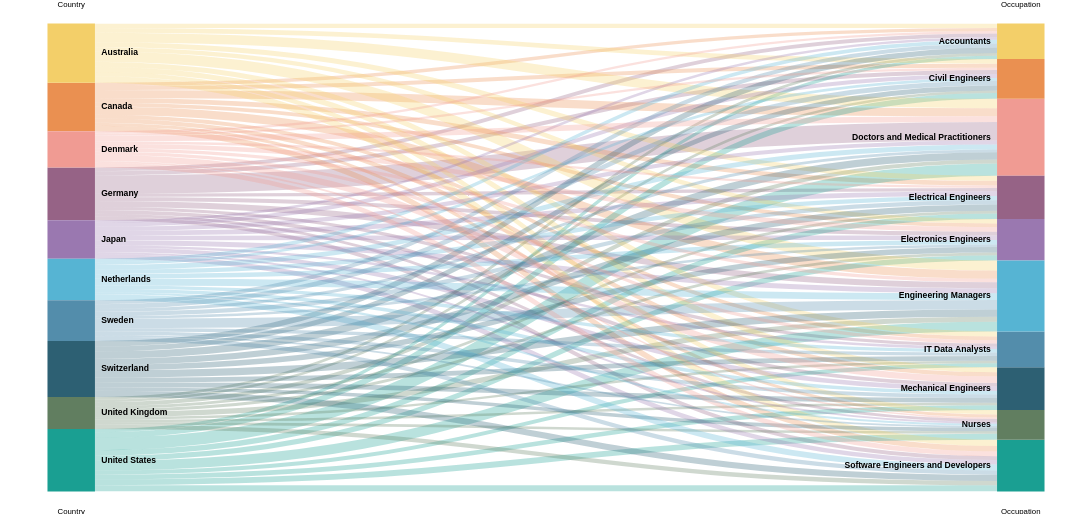

Vega-Lite specification for this chart:
### Vega specification from a JSON file in a GitHub repository (floating-point values rounded to 4 significant figures)
{"$schema": "https://vega.github.io/schema/vega/v3.0.json", "height": 600, "width": 1400, "data": [{"name": "rawData", "values": [{"Country": "Germany", "Occupation": "Software Engineers and Developers", "Count": 73538}, {"Country": "Germany", "Occupation": "Electronics Engineers", "Count": 73678}, {"Country": "Germany", "Occupation": "Mechanical Engineers", "Count": 68558}, {"Country": "Germany", "Occupation": "Nurses", "Count": 54238}, {"Country": "Germany", "Occupation": "Doctors and Medical Practitioners", "Count": 356390}, {"Country": "Germany", "Occupation": "Civil Engineers", "Count": 78416}, {"Country": "Germany", "Occupation": "Electrical Engineers", "Count": 63941}, {"Country": "Germany", "Occupation": "Accountants", "Count": 72633}, {"Country": "Germany", "Occupation": "IT Data Analysts", "Count": 60966}, {"Country": "Germany", "Occupation": "Engineering Managers", "Count": 115561}, {"Country": "Canada", "Occupation": "Software Engineers and Developers", "Count": 103257}, {"Country": "Canada", "Occupation": "Electronics Engineers", "Count": 71004}, {"Country": "Canada", "Occupation": "Mechanical Engineers", "Count": 82025}, {"Country": "Canada", "Occupation": "Nurses", "Count": 59838}, {"Country": "Canada", "Occupation": "Doctors and Medical Practitioners", "Count": 155630}, {"Country": "Canada", "Occupation": "Civil Engineers", "Count": 78114}, {"Country": "Canada", "Occupation": "Electrical Engineers", "Count": 90884}, {"Country": "Canada", "Occupation": "Accountants", "Count": 63280}, {"Country": "Canada", "Occupation": "IT Data Analysts", "Count": 70321}, {"Country": "Canada", "Occupation": "Engineering Managers", "Count": 159588}, {"Country": "United States", "Occupation": "Software Engineers and Developers", "Count": 119007}, {"Country": "United States", "Occupation": "Electronics Engineers", "Count": 100090}, {"Country": "United States", "Occupation": "Mechanical Engineers", "Count": 89856}, {"Country": "United States", "Occupation": "Nurses", "Count": 113228}, {"Country": "United States", "Occupation": "Doctors and Medical Practitioners", "Count": 233984}, {"Country": "United States", "Occupation": "Civil Engineers", "Count": 111666}, {"Country": "United States", "Occupation": "Electrical Engineers", "Count": 105308}, {"Country": "United States", "Occupation": "Accountants", "Count": 62226}, {"Country": "United States", "Occupation": "IT Data Analysts", "Count": 77521}, {"Country": "United States", "Occupation": "Engineering Managers", "Count": 187915}, {"Country": "United Kingdom", "Occupation": "Software Engineers and Developers", "Count": 83059}, {"Country": "United Kingdom", "Occupation": "Electronics Engineers", "Count": 55372}, {"Country": "United Kingdom", "Occupation": "Mechanical Engineers", "Count": 48766}, {"Country": "United Kingdom", "Occupation": "Nurses", "Count": 49414}, {"Country": "United Kingdom", "Occupation": "Doctors and Medical Practitioners", "Count": 78967}, {"Country": "United Kingdom", "Occupation": "Civil Engineers", "Count": 50316}, {"Country": "United Kingdom", "Occupation": "Electrical Engineers", "Count": 52470}, {"Country": "United Kingdom", "Occupation": "Accountants", "Count": 52603}, {"Country": "United Kingdom", "Occupation": "IT Data Analysts", "Count": 46405}, {"Country": "United Kingdom", "Occupation": "Engineering Managers", "Count": 100579}, {"Country": "Australia", "Occupation": "Software Engineers and Developers", "Count": 121850}, {"Country": "Australia", "Occupation": "Electronics Engineers", "Count": 85000}, {"Country": "Australia", "Occupation": "Mechanical Engineers", "Count": 100011}, {"Country": "Australia", "Occupation": "Nurses", "Count": 85000}, {"Country": "Australia", "Occupation": "Doctors and Medical Practitioners", "Count": 180000}, {"Country": "Australia", "Occupation": "Civil Engineers", "Count": 91250}, {"Country": "Australia", "Occupation": "Electrical Engineers", "Count": 97000}, {"Country": "Australia", "Occupation": "Accountants", "Count": 89500}, {"Country": "Australia", "Occupation": "IT Data Analysts", "Count": 96000}, {"Country": "Australia", "Occupation": "Engineering Managers", "Count": 194500}, {"Country": "Japan", "Occupation": "Software Engineers and Developers", "Count": 89000}, {"Country": "Japan", "Occupation": "Electronics Engineers", "Count": 85948}, {"Country": "Japan", "Occupation": "Mechanical Engineers", "Count": 85948}, {"Country": "Japan", "Occupation": "Nurses", "Count": 37084}, {"Country": "Japan", "Occupation": "Doctors and Medical Practitioners", "Count": 80183}, {"Country": "Japan", "Occupation": "Civil Engineers", "Count": 77627}, {"Country": "Japan", "Occupation": "Electrical Engineers", "Count": 90079}, {"Country": "Japan", "Occupation": "Accountants", "Count": 47595}, {"Country": "Japan", "Occupation": "IT Data Analysts", "Count": 47782}, {"Country": "Japan", "Occupation": "Engineering Managers", "Count": 96320}, {"Country": "Switzerland", "Occupation": "Software Engineers and Developers", "Count": 118000}, {"Country": "Switzerland", "Occupation": "Electronics Engineers", "Count": 102749}, {"Country": "Switzerland", "Occupation": "Mechanical Engineers", "Count": 92282}, {"Country": "Switzerland", "Occupation": "Nurses", "Count": 69552}, {"Country": "Switzerland", "Occupation": "Doctors and Medical Practitioners", "Count": 138151}, {"Country": "Switzerland", "Occupation": "Civil Engineers", "Count": 95048}, {"Country": "Switzerland", "Occupation": "Electrical Engineers", "Count": 120000}, {"Country": "Switzerland", "Occupation": "Accountants", "Count": 107000}, {"Country": "Switzerland", "Occupation": "IT Data Analysts", "Count": 92598}, {"Country": "Switzerland", "Occupation": "Engineering Managers", "Count": 138257}, {"Country": "Netherlands", "Occupation": "Software Engineers and Developers", "Count": 112737}, {"Country": "Netherlands", "Occupation": "Electronics Engineers", "Count": 85224}, {"Country": "Netherlands", "Occupation": "Mechanical Engineers", "Count": 67546}, {"Country": "Netherlands", "Occupation": "Nurses", "Count": 40436}, {"Country": "Netherlands", "Occupation": "Doctors and Medical Practitioners", "Count": 92412}, {"Country": "Netherlands", "Occupation": "Civil Engineers", "Count": 51991}, {"Country": "Netherlands", "Occupation": "Electrical Engineers", "Count": 85224}, {"Country": "Netherlands", "Occupation": "Accountants", "Count": 68474}, {"Country": "Netherlands", "Occupation": "IT Data Analysts", "Count": 64263}, {"Country": "Netherlands", "Occupation": "Engineering Managers", "Count": 131220}, {"Country": "Sweden", "Occupation": "Software Engineers and Developers", "Count": 82692}, {"Country": "Sweden", "Occupation": "Electronics Engineers", "Count": 50234}, {"Country": "Sweden", "Occupation": "Mechanical Engineers", "Count": 68095}, {"Country": "Sweden", "Occupation": "Nurses", "Count": 32519}, {"Country": "Sweden", "Occupation": "Doctors and Medical Practitioners", "Count": 56172}, {"Country": "Sweden", "Occupation": "Civil Engineers", "Count": 90758}, {"Country": "Sweden", "Occupation": "Electrical Engineers", "Count": 82308}, {"Country": "Sweden", "Occupation": "Accountants", "Count": 77256}, {"Country": "Sweden", "Occupation": "IT Data Analysts", "Count": 66354}, {"Country": "Sweden", "Occupation": "Engineering Managers", "Count": 180408}, {"Country": "Denmark", "Occupation": "Software Engineers and Developers", "Count": 92064}, {"Country": "Denmark", "Occupation": "Electronics Engineers", "Count": 88039}, {"Country": "Denmark", "Occupation": "Mechanical Engineers", "Count": 120581}, {"Country": "Denmark", "Occupation": "Nurses", "Count": 30491}, {"Country": "Denmark", "Occupation": "Doctors and Medical Practitioners", "Count": 109344}, {"Country": "Denmark", "Occupation": "Civil Engineers", "Count": 42012}, {"Country": "Denmark", "Occupation": "Electrical Engineers", "Count": 45000}, {"Country": "Denmark", "Occupation": "Accountants", "Count": 43125}, {"Country": "Denmark", "Occupation": "IT Data Analysts", "Count": 61683}, {"Country": "Denmark", "Occupation": "Engineering Managers", "Count": 65000}], "transform": [{"type": "formula", "expr": "datum['Country']", "as": "stk1"}, {"type": "formula", "expr": "datum.Occupation", "as": "stk2"}, {"type": "formula", "expr": "datum.Count", "as": "size"}]}, {"name": "nodes", "source": "rawData", "transform": [{"type": "filter", "expr": "!groupSelector || groupSelector.stk1 == datum.stk1 || groupSelector.stk2 == datum.stk2"}, {"type": "formula", "expr": "datum.stk1+datum.stk2", "as": "key"}, {"type": "fold", "fields": ["stk1", "stk2"], "as": ["stack", "grpId"]}, {"type": "formula", "expr": "datum.stack == 'stk1' ? datum.stk1+' '+datum.stk2 : datum.stk2+' '+datum.stk1", "as": "sortField"}, {"type": "stack", "groupby": ["stack"], "sort": {"field": "sortField", "order": "descending"}, "field": "size"}, {"type": "formula", "expr": "(datum.y0+datum.y1)/2", "as": "yc"}]}, {"name": "groups", "source": "nodes", "transform": [{"type": "aggregate", "groupby": ["stack", "grpId"], "fields": ["size"], "ops": ["sum"], "as": ["total"]}, {"type": "stack", "groupby": ["stack"], "sort": {"field": "grpId", "order": "descending"}, "field": "total"}, {"type": "formula", "expr": "scale('y', datum.y0)", "as": "scaledY0"}, {"type": "formula", "expr": "scale('y', datum.y1)", "as": "scaledY1"}, {"type": "formula", "expr": "datum.stack == 'stk1'", "as": "rightLabel"}, {"type": "formula", "expr": "datum.total/domain('y')[1]", "as": "percentage"}]}, {"name": "destinationNodes", "source": "nodes", "transform": [{"type": "filter", "expr": "datum.stack == 'stk2'"}]}, {"name": "edges", "source": "nodes", "transform": [{"type": "filter", "expr": "datum.stack == 'stk1'"}, {"type": "lookup", "from": "destinationNodes", "key": "key", "fields": ["key"], "as": ["target"]}, {"type": "linkpath", "orient": "horizontal", "shape": "diagonal", "sourceY": {"expr": "scale('y', datum.yc)"}, "sourceX": {"expr": "scale('x', 'stk1') + bandwidth('x')"}, "targetY": {"expr": "scale('y', datum.target.yc)"}, "targetX": {"expr": "scale('x', 'stk2')"}}, {"type": "formula", "expr": "range('y')[0]-scale('y', datum.size)", "as": "strokeWidth"}, {"type": "formula", "expr": "datum.size/domain('y')[1]", "as": "percentage"}]}], "scales": [{"name": "x", "type": "band", "range": "width", "domain": ["stk1", "stk2"], "paddingOuter": 0.05, "paddingInner": 0.95}, {"name": "y", "type": "linear", "range": "height", "domain": {"data": "nodes", "field": "y1"}}, {"name": "color", "type": "ordinal", "range": ["#f3cf69", "#ea9051", "#f09b93", "#966386", "#9a78b0", "#56b4d3", "#538dab", "#2d6073", "#617e60", "#1a9f92"], "domain": ["Australia", "Canada", "Denmark", "Germany", "Japan", "Netherlands", "Sweden", "Switzerland", "United Kingdom", "United States", "Accountants", "Civil Engineers", "Doctors and Medical Practitioners", "Electrical Engineers", "Electronics Engineers", "Engineering Managers", "IT Data Analysts", "Mechanical Engineers", "Nurses", "Software Engineers and Developers"]}, {"name": "stackNames", "type": "ordinal", "range": ["Country", "Occupation"], "domain": ["stk1", "stk2"]}], "axes": [{"orient": "bottom", "scale": "x", "domain": false, "ticks": false, "labelPadding": 20, "encode": {"labels": {"update": {"text": {"scale": "stackNames", "field": "value", "fontWeight": "bold", "fontSize": 14}}}}}, {"orient": "top", "scale": "x", "domain": false, "ticks": false, "labelPadding": 20, "encode": {"labels": {"update": {"text": {"scale": "stackNames", "field": "value", "fontWeight": "bold", "fontSize": 14}}}}}, {"orient": "left", "scale": "y", "labels": false, "domain": false, "ticks": false}], "marks": [{"type": "path", "name": "edgeMark", "from": {"data": "edges"}, "clip": true, "encode": {"update": {"stroke": [{"test": "groupSelector && groupSelector.stack=='stk1'", "scale": "color", "field": "stk2"}, {"scale": "color", "field": "stk1"}], "strokeWidth": {"field": "strokeWidth"}, "path": {"field": "path"}, "strokeOpacity": {"signal": "!groupSelector && (groupHover.stk1 == datum.stk1 || groupHover.stk2 == datum.stk2) ? 0.9 : 0.3"}, "zindex": {"signal": "!groupSelector && (groupHover.stk1 == datum.stk1 || groupHover.stk2 == datum.stk2) ? 1 : 0"}, "tooltip": {"signal": "{\"Country\": datum.stk1, \"Occupation\": datum.stk2, \"Average Salary\":format(datum.size, ',.0f')}"}}, "hover": {"strokeOpacity": {"value": 1}}}}, {"type": "rect", "name": "groupMark", "from": {"data": "groups"}, "encode": {"enter": {"fill": {"scale": "color", "field": "grpId"}, "width": {"scale": "x", "band": 1}}, "update": {"x": {"scale": "x", "field": "stack"}, "y": {"field": "scaledY0"}, "y2": {"field": "scaledY1"}, "fillOpacity": {"value": 1}, "tooltip": {"signal": "datum.grpId + ' has average salary of ' + format(datum.total/11, ',.0f')"}}, "hover": {"fillOpacity": {"value": 1}}}}, {"type": "text", "from": {"data": "groups"}, "interactive": false, "encode": {"update": {"x": {"signal": "scale('x', datum.stack) + (datum.rightLabel ? bandwidth('x') + 8 : -8)"}, "yc": {"signal": "(datum.scaledY0 + datum.scaledY1)/2"}, "align": {"signal": "datum.rightLabel ? 'left' : 'right'"}, "baseline": {"value": "middle"}, "fontWeight": {"value": "bold"}, "text": {"signal": "abs(datum.scaledY0-datum.scaledY1) > 13 ? datum.grpId : ''"}}}}, {"type": "group", "data": [{"name": "dataForShowAll", "values": [{}], "transform": [{"type": "filter", "expr": "groupSelector"}]}], "encode": {"enter": {"xc": {"signal": "width/2"}, "y": {"value": 30}, "width": {"value": 80}, "height": {"value": 30}}}, "marks": [{"type": "group", "name": "groupReset", "from": {"data": "dataForShowAll"}, "encode": {"enter": {"cornerRadius": {"value": 6}, "fill": {"value": "#f5f5f5"}, "stroke": {"value": "#c1c1c1"}, "strokeWidth": {"value": 2}, "height": {"field": {"group": "height"}}, "width": {"field": {"group": "width"}}}, "update": {"opacity": {"value": 1}}, "hover": {"opacity": {"value": 1}}}, "marks": [{"type": "text", "interactive": false, "encode": {"enter": {"xc": {"field": {"group": "width"}, "mult": 0.5}, "yc": {"field": {"group": "height"}, "mult": 0.5, "offset": 2}, "align": {"value": "center"}, "baseline": {"value": "middle"}, "fontWeight": {"value": "bold"}, "text": {"value": "Show All"}}}}]}]}], "signals": [{"name": "groupHover", "value": {}, "on": [{"events": "@groupMark:mouseover", "update": "{stk1:datum.stack=='stk1' && datum.grpId, stk2:datum.stack=='stk2' && datum.grpId}"}, {"events": "mouseout", "update": "{}"}]}, {"name": "groupSelector", "value": false, "on": [{"events": "@groupMark:click!", "update": "{stack:datum.stack, stk1:datum.stack=='stk1' && datum.grpId, stk2:datum.stack=='stk2' && datum.grpId}"}, {"events": [{"type": "click", "markname": "groupReset"}, {"type": "dblclick"}], "update": "false"}]}], "config": {"view": {"stroke": null}, "background": null}}
